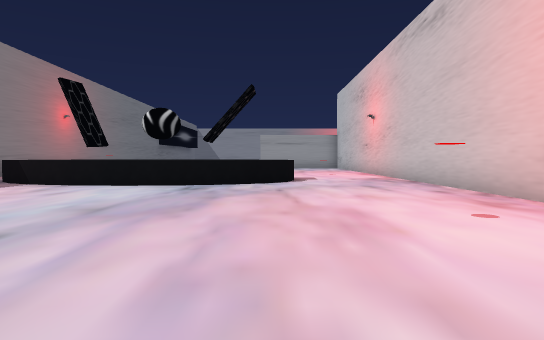
view 1 (above)

22 first-person views from a walk through a scene from a Unity 3-D project. The camera is 1.4 m above the floor, tilts 2° down and sees 75° across. The floor is counted in squares, 2.4 m on a side. Each view is taken from the middle of a square. On the plan, view 1 faces up. The plan holds only what a view shows up to about 10 squares ahead; the rest is blank. The place goes on beyond the plan. The player character is not drawn. Some animated figures are not drawn. Some surface patterns are stand-ins.

view 2
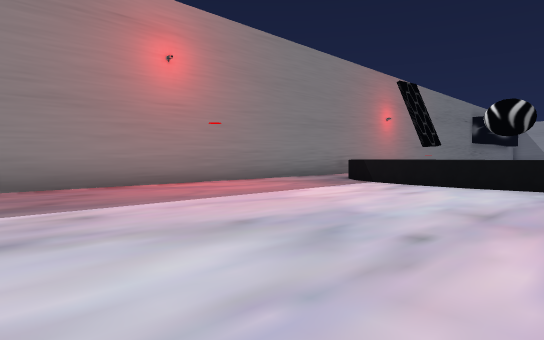

view 3
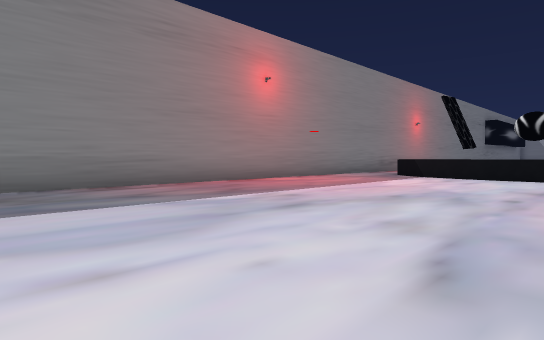

view 4
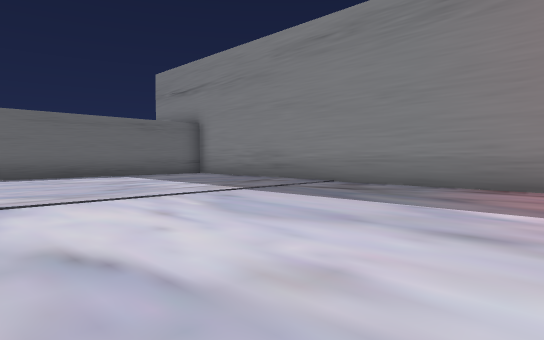

view 5
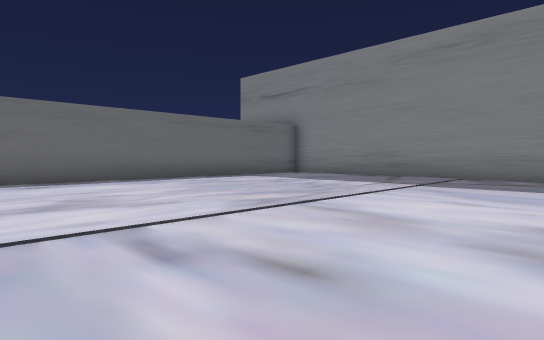

view 6
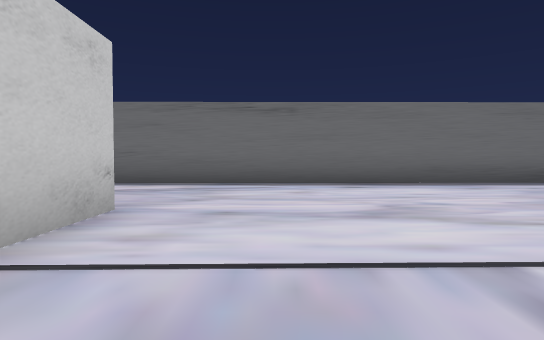

view 7
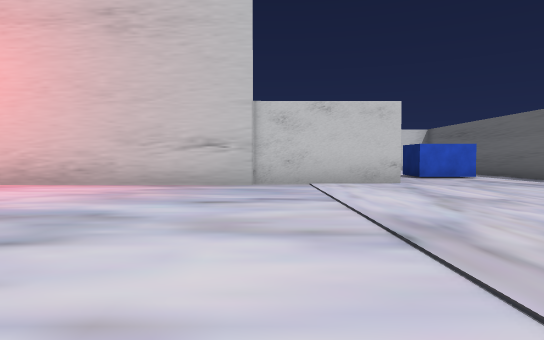

view 8
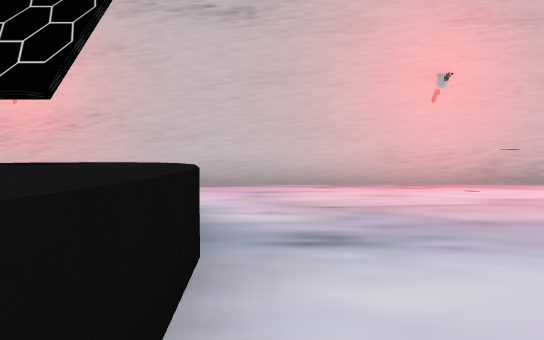

view 9
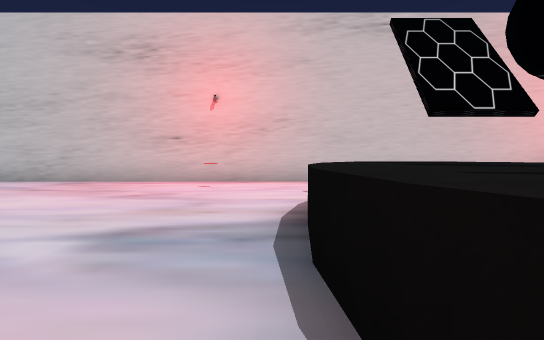

view 10
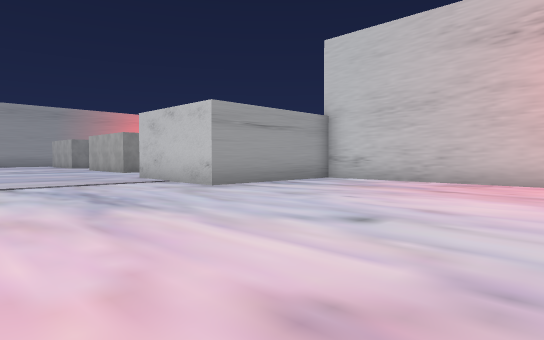

view 11
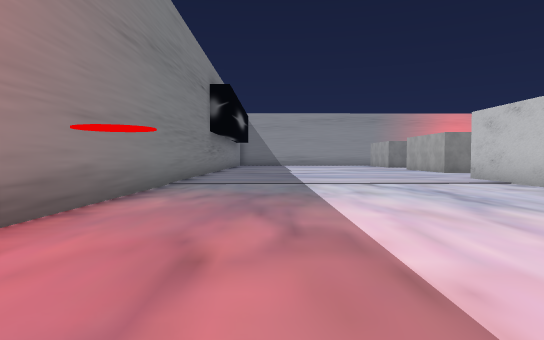

view 12
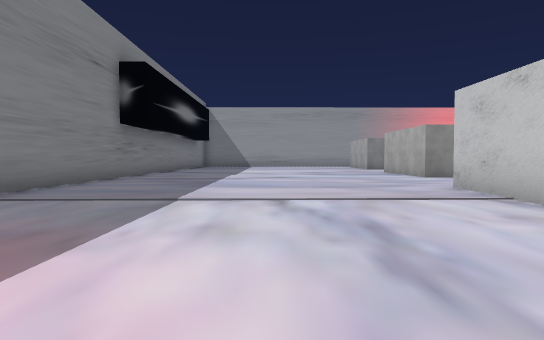

view 13
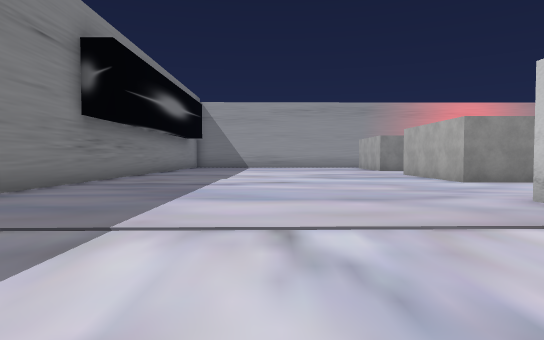

view 14
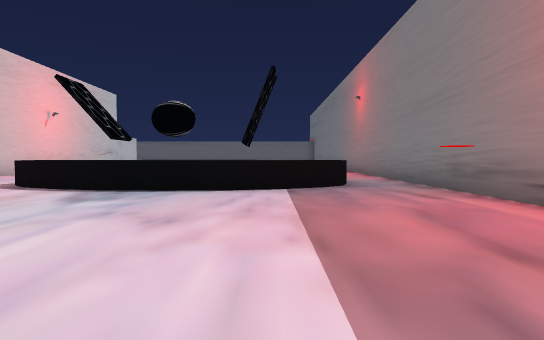

view 15
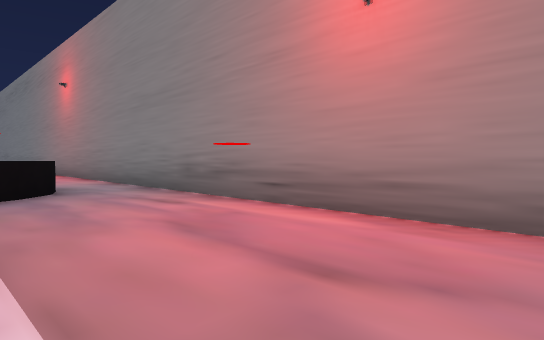

view 16
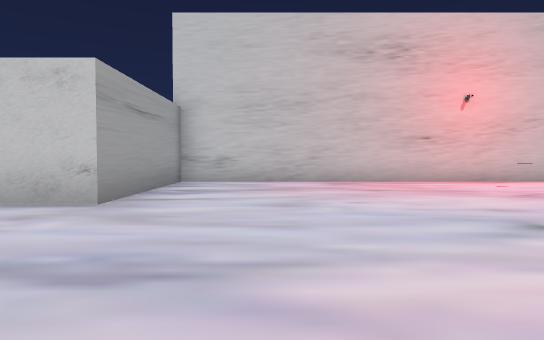

view 17
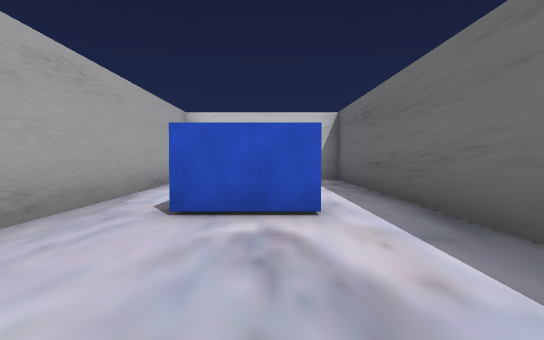

view 18
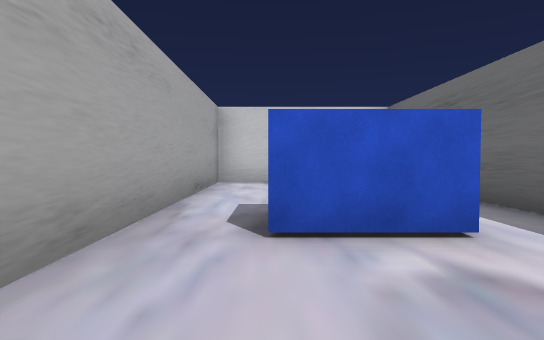

view 19
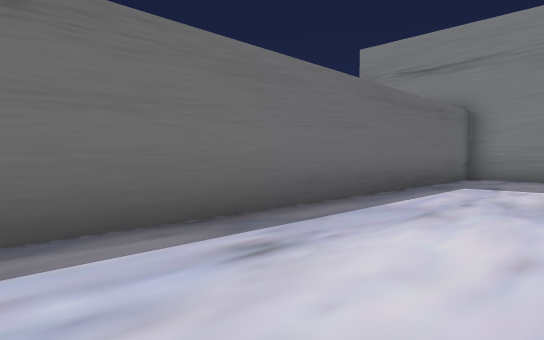

view 20
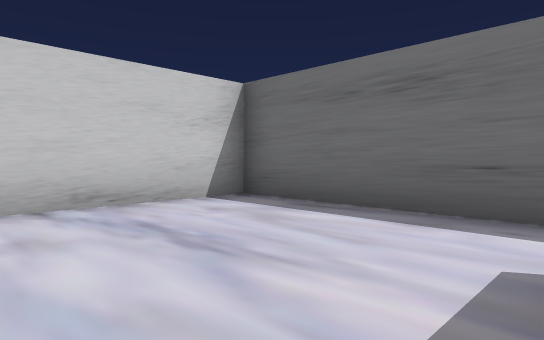

view 21
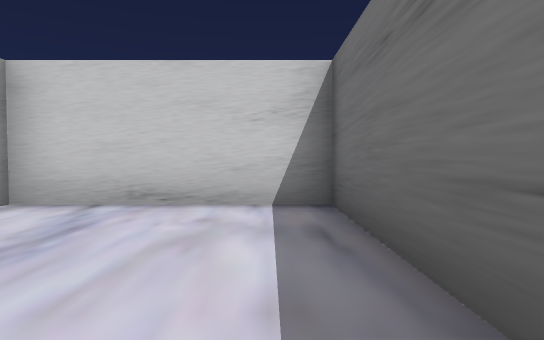

view 22
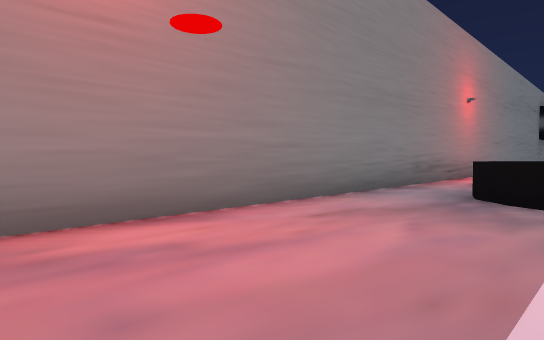

### Floor plan
Key: @ floor where view 1 was taken; # wall or solid block; . floor; ^ raised ledge; O other object.
Columns run from 9 left of view 1 to 12 right of it. Each row starts with its distance up from view 1.
 28 #.........#
 27 #.........#
 26 #.........##
 25 #..........
 24 #..........
 23 #.........
 22 #........#
 21 #........#
 20 #........#####
 19 #............#
 18 #............#
 17 #............#
 16 #............#
 15 #............#
 14 #..O.........#
 13 #............#
 12 #..........O.#
 11 #............#
 10 #..^^^^^^^...#
  9 #..^^^O^^^...#
  8 #..^^^^^^....#
  7 #............#
  6 #............#
  5 #............#
  4 #............#
  3 #..........O.#
  2 #............#
  1 #............#
  0 #........@...#
 -1 #............#
 -2 #............#
 -3 #............#
 -4 #............#
 -5 #............#########
 -6 #....................#
 -7 # .............#.....#
 -8 #..............#.....#
 -9 #....................#
-10 ######################

Positions as (right, up) in squares from view 1, and headings:
1: (0, 0), facing up
2: (-1, 0), facing up-left
3: (-1, -3), facing up-left
4: (-1, 1), facing down-left
5: (2, -1), facing down-left
6: (2, -2), facing down
7: (-4, -3), facing right
8: (-4, 7), facing right
9: (-5, 11), facing right
10: (-5, 13), facing up-right
11: (-6, 13), facing up
12: (-4, 16), facing up
13: (-4, 18), facing up
14: (-5, 17), facing down
15: (-5, 16), facing down-left
16: (-5, 17), facing right
17: (2, -8), facing right
18: (3, -7), facing right
19: (2, -7), facing down-left
20: (7, -6), facing down-right
21: (7, -9), facing right
22: (-5, 3), facing up-left
